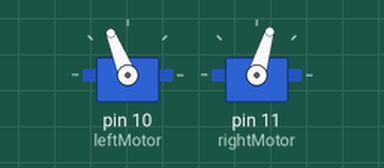
Simulated run of this sketch. Board: Arduino Uno, built with avr-gcc and run on an emulated ATmega328P. On the bench: 2 × servo.

Above: at 0.1 s.
At 11.2 s:
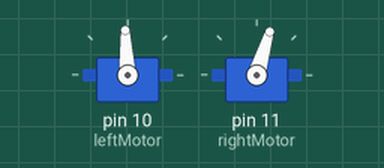
At 23.2 s:
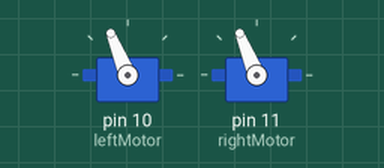
At 27.2 s:
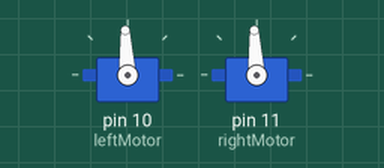
Timing chart, 0 to 28.7 s (numbered marks = the images above):
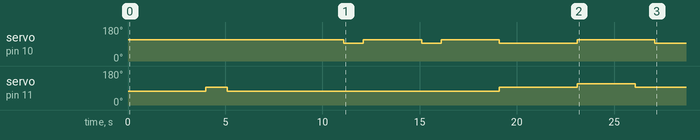

The sketch:

sb_test_maze.ino
```cpp
#include <Servo.h> // Include servo library

Servo leftMotor; // Declare "left" servo that will be the robot's left motor
Servo rightMotor; // Declare "right" servo that will be the robot's left motor


void setup() {

leftMotor.attach(10); // Left motor will be the one on port 10
rightMotor.attach(11); // Right motor will be the one on port 11

leftMotor.writeMicroseconds(1700); // Set left motor signal to 1700 microsecond pulse (full speed counterclockwise)
rightMotor.writeMicroseconds(1300); // Set right motor signal to 1700 microsecond pulse (full speed counterclockwise)
delay(4000); // Wait 1000 milliseconds (one second) while both motors are running

rightMotor.writeMicroseconds(1500);
delay(1100);

rightMotor.writeMicroseconds(1300);
delay(6000);

leftMotor.writeMicroseconds(1500); // Set right motor signal to 1500 microsecond pulse (stop spinning)
delay(1000);

leftMotor.writeMicroseconds(1700);
delay(3000);

leftMotor.writeMicroseconds(1500);
delay(1000);

leftMotor.writeMicroseconds(1700);
delay(3000);

leftMotor.writeMicroseconds(1500);
rightMotor.writeMicroseconds(1500);

// Trying to set the opposite commands to back out of the maze
delay(4000);

// This code backs it out and turns it around to face forward and start going back through the maze

leftMotor.writeMicroseconds(1700); // Set left motor signal to 1700 microsecond pulse (full speed counterclockwise)
rightMotor.writeMicroseconds(1700); // Set right motor signal to 1700 microsecond pulse (full speed counterclockwise)
delay(3000); // Wait 1000 milliseconds (one second) while both motors are running

rightMotor.writeMicroseconds(1500);
delay(1000);

leftMotor.writeMicroseconds(1500);
rightMotor.writeMicroseconds(1500);

}

void loop() {
// Can I just reverse the code above once it works to make it back out of the maze?

}
```

Measured:
- by itself, servo on pin 10 (leftMotor): goes 93° 1.0 s, 112° 3.0 s, 93° 1.0 s, 112° 3.0 s, 93° 4.0 s, 112° 4.0 s, then 93°
